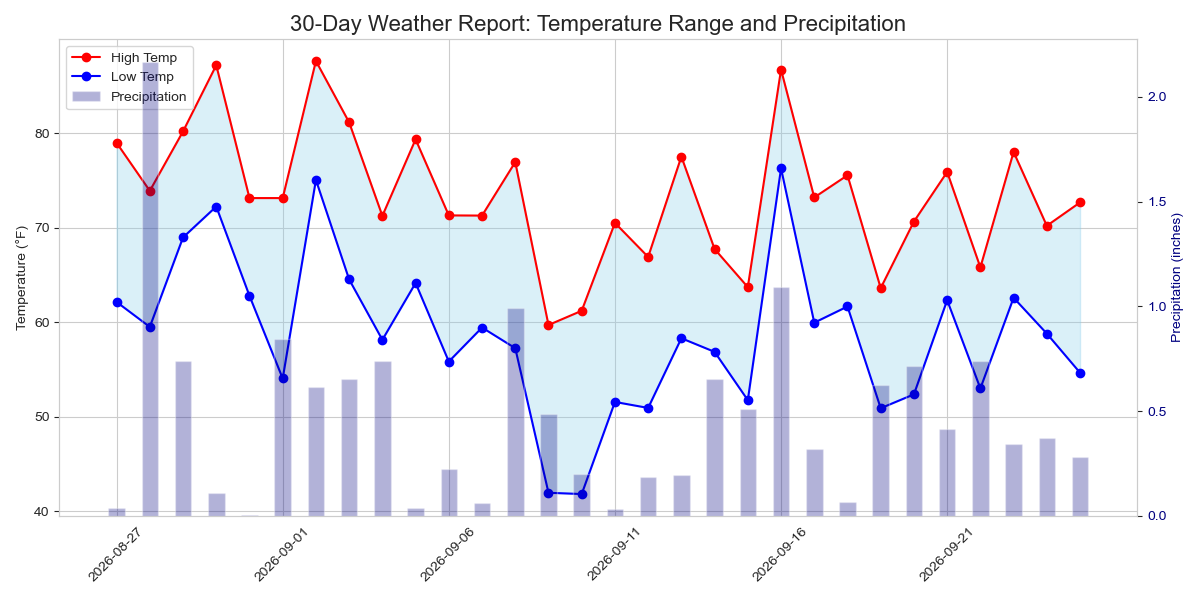

Recreate this plot in Python.
import pandas as pd
import matplotlib.pyplot as plt
import seaborn as sns
from io import StringIO

# Read the weather data
with open('weather_data.txt', 'r') as f:
    lines = f.readlines()

# Skip the header comment
data_str = ''.join(lines[1:])
df = pd.read_csv(StringIO(data_str), sep=r'\s+')

# Print basic statistics
print("Weather Data Analysis:")
print("=====================")
print(f"Number of days: {len(df)}")
print(f"Average high temperature: {df['temp_high'].mean():.1f}°F")
print(f"Average low temperature: {df['temp_low'].mean():.1f}°F")
print(f"Maximum temperature: {df['temp_high'].max():.1f}°F on {df.loc[df['temp_high'].idxmax(), 'date']}")
print(f"Minimum temperature: {df['temp_low'].min():.1f}°F on {df.loc[df['temp_low'].idxmin(), 'date']}")
print(f"Days with precipitation > 1 inch: {len(df[df['precipitation'] > 1])}")

# Create a visualisation
sns.set_style("whitegrid")
fig, ax1 = plt.subplots(figsize=(12, 6))

# Plot temperature range on the left axis
ax1.fill_between(df['date'], df['temp_low'], df['temp_high'], alpha=0.3, color='skyblue')
ax1.plot(df['date'], df['temp_high'], marker='o', color='red', label='High Temp')
ax1.plot(df['date'], df['temp_low'], marker='o', color='blue', label='Low Temp')
ax1.set_ylabel('Temperature (°F)')

# Add precipitation as bars on a second axis, on the right
ax2 = ax1.twinx()
ax2.bar(df['date'], df['precipitation'], alpha=0.3, color='navy', width=0.5, label='Precipitation')
ax2.set_ylabel('Precipitation (inches)', color='navy')
ax2.tick_params(axis='y', labelcolor='navy')
ax2.grid(False)

# One legend for both axes, and every fifth date on the x-axis
lines1, labels1 = ax1.get_legend_handles_labels()
lines2, labels2 = ax2.get_legend_handles_labels()
ax1.legend(lines1 + lines2, labels1 + labels2, loc='upper left')
ax1.set_xticks(df['date'][::5])
ax1.tick_params(axis='x', labelrotation=45)
ax1.set_title('30-Day Weather Report: Temperature Range and Precipitation', fontsize=16)
fig.tight_layout()

# Save the figure
fig.savefig('weather_analysis.png')
print("Analysis complete. Results saved to 'weather_analysis.png'")
